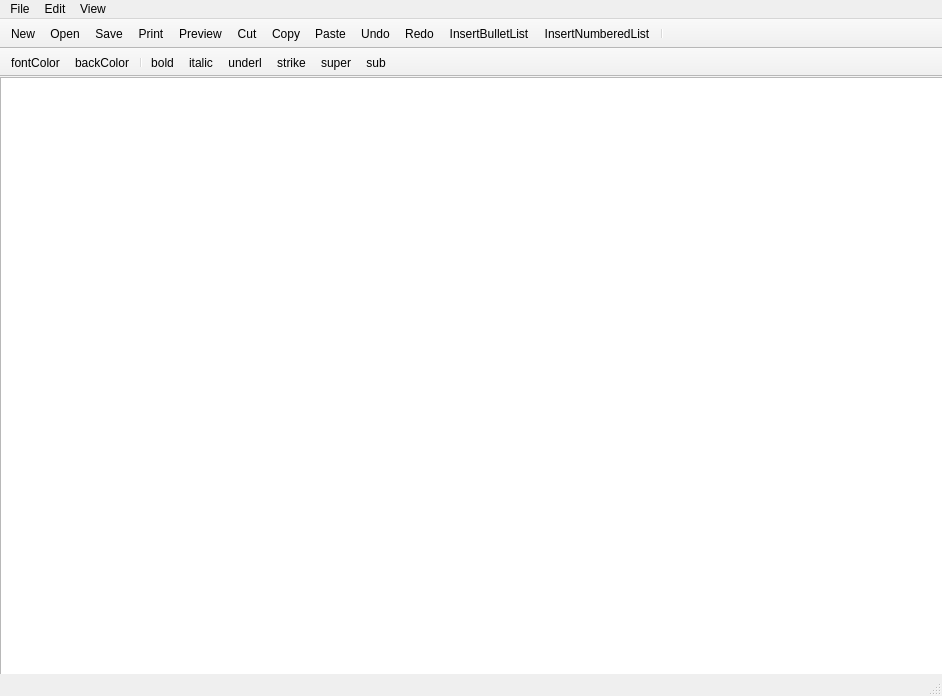
<?xml version="1.0" encoding="UTF-8"?>
<ui version="4.0">
 <class>MainWindow</class>
 <widget class="QMainWindow" name="MainWindow">
  <property name="geometry">
   <rect>
    <x>0</x>
    <y>0</y>
    <width>942</width>
    <height>696</height>
   </rect>
  </property>
  <property name="windowTitle">
   <string>notepad</string>
  </property>
  <property name="windowIcon">
   <iconset>
    <normaloff>icons/icon.png</normaloff>icons/icon.png</iconset>
  </property>
  <property name="iconSize">
   <size>
    <width>60</width>
    <height>60</height>
   </size>
  </property>
  <widget class="QWidget" name="centralwidget">
   <widget class="QTextEdit" name="textEdit">
    <property name="geometry">
     <rect>
      <x>0</x>
      <y>0</y>
      <width>971</width>
      <height>651</height>
     </rect>
    </property>
    <property name="tabStopWidth">
     <number>33</number>
    </property>
   </widget>
  </widget>
  <widget class="QMenuBar" name="menubar">
   <property name="geometry">
    <rect>
     <x>0</x>
     <y>0</y>
     <width>942</width>
     <height>26</height>
    </rect>
   </property>
   <widget class="QMenu" name="menuOpen">
    <property name="title">
     <string>File</string>
    </property>
    <addaction name="actionNew"/>
    <addaction name="actionOpen"/>
    <addaction name="actionSave"/>
    <addaction name="actionPrint"/>
    <addaction name="actionPreview"/>
   </widget>
   <widget class="QMenu" name="menuEdit">
    <property name="title">
     <string>Edit</string>
    </property>
    <addaction name="actionCut"/>
    <addaction name="actionCopy"/>
    <addaction name="actionPaste"/>
    <addaction name="actionUndo"/>
    <addaction name="actionRedo"/>
   </widget>
   <widget class="QMenu" name="menuView">
    <property name="title">
     <string>View</string>
    </property>
   </widget>
   <addaction name="menuOpen"/>
   <addaction name="menuEdit"/>
   <addaction name="menuView"/>
  </widget>
  <widget class="QStatusBar" name="statusbar"/>
  <widget class="QToolBar" name="Options">
   <property name="windowTitle">
    <string>Options</string>
   </property>
   <property name="movable">
    <bool>false</bool>
   </property>
   <property name="floatable">
    <bool>true</bool>
   </property>
   <attribute name="toolBarArea">
    <enum>TopToolBarArea</enum>
   </attribute>
   <attribute name="toolBarBreak">
    <bool>false</bool>
   </attribute>
   <addaction name="actionNew"/>
   <addaction name="actionOpen"/>
   <addaction name="actionSave"/>
   <addaction name="actionPrint"/>
   <addaction name="actionPreview"/>
   <addaction name="actionCut"/>
   <addaction name="actionCopy"/>
   <addaction name="actionPaste"/>
   <addaction name="actionUndo"/>
   <addaction name="actionRedo"/>
   <addaction name="actionInsertBulletList"/>
   <addaction name="actionInsertNumberedList"/>
   <addaction name="separator"/>
  </widget>
  <widget class="QToolBar" name="Format">
   <property name="windowTitle">
    <string>Format</string>
   </property>
   <property name="movable">
    <bool>false</bool>
   </property>
   <attribute name="toolBarArea">
    <enum>TopToolBarArea</enum>
   </attribute>
   <attribute name="toolBarBreak">
    <bool>true</bool>
   </attribute>
   <addaction name="actionFontColor"/>
   <addaction name="actionBackColor"/>
   <addaction name="separator"/>
   <addaction name="actionBold"/>
   <addaction name="actionItalic"/>
   <addaction name="actionUnderl"/>
   <addaction name="actionStrike"/>
   <addaction name="actionSuper"/>
   <addaction name="actionSub"/>
  </widget>
  <action name="actionNew">
   <property name="icon">
    <iconset>
     <normaloff>icons/new.png</normaloff>icons/new.png</iconset>
   </property>
   <property name="text">
    <string>New</string>
   </property>
   <property name="toolTip">
    <string>Create a new document from scratch.</string>
   </property>
   <property name="shortcut">
    <string>Ctrl+N</string>
   </property>
  </action>
  <action name="actionOpen">
   <property name="icon">
    <iconset>
     <normalon>icons/open.png</normalon>
    </iconset>
   </property>
   <property name="text">
    <string>Open</string>
   </property>
   <property name="toolTip">
    <string>Open existing document</string>
   </property>
   <property name="shortcut">
    <string>Ctrl+O</string>
   </property>
  </action>
  <action name="actionSave">
   <property name="icon">
    <iconset>
     <normalon>icons/save.png</normalon>
    </iconset>
   </property>
   <property name="text">
    <string>Save</string>
   </property>
   <property name="toolTip">
    <string>Save document</string>
   </property>
   <property name="shortcut">
    <string>Ctrl+S</string>
   </property>
  </action>
  <action name="actionPrint">
   <property name="icon">
    <iconset>
     <normaloff>icons/print.png</normaloff>icons/print.png</iconset>
   </property>
   <property name="text">
    <string>Print</string>
   </property>
   <property name="toolTip">
    <string>Print document</string>
   </property>
   <property name="shortcut">
    <string>Ctrl+P</string>
   </property>
  </action>
  <action name="actionPreview">
   <property name="icon">
    <iconset>
     <normaloff>icons/preview.png</normaloff>icons/preview.png</iconset>
   </property>
   <property name="text">
    <string>Preview</string>
   </property>
   <property name="toolTip">
    <string>Preview page before printing</string>
   </property>
   <property name="shortcut">
    <string>Ctrl+Shift+P</string>
   </property>
  </action>
  <action name="actionCut">
   <property name="icon">
    <iconset>
     <normaloff>icons/cut.png</normaloff>icons/cut.png</iconset>
   </property>
   <property name="text">
    <string>Cut</string>
   </property>
   <property name="toolTip">
    <string>Delete and copy text to clipboard</string>
   </property>
   <property name="shortcut">
    <string>Ctrl+X</string>
   </property>
  </action>
  <action name="actionCopy">
   <property name="icon">
    <iconset>
     <normalon>icons/copy.png</normalon>
    </iconset>
   </property>
   <property name="text">
    <string>Copy</string>
   </property>
   <property name="toolTip">
    <string>Copy text to clipboard</string>
   </property>
   <property name="shortcut">
    <string>Ctrl+C</string>
   </property>
  </action>
  <action name="actionPaste">
   <property name="icon">
    <iconset>
     <normalon>icons/paste.png</normalon>
    </iconset>
   </property>
   <property name="text">
    <string>Paste</string>
   </property>
   <property name="toolTip">
    <string>Paste text from clipboard</string>
   </property>
   <property name="shortcut">
    <string>Ctrl+V</string>
   </property>
  </action>
  <action name="actionUndo">
   <property name="icon">
    <iconset>
     <normalon>icons/undo.png</normalon>
    </iconset>
   </property>
   <property name="text">
    <string>Undo</string>
   </property>
   <property name="toolTip">
    <string>Undo last action</string>
   </property>
   <property name="shortcut">
    <string>Ctrl+Z</string>
   </property>
  </action>
  <action name="actionRedo">
   <property name="icon">
    <iconset>
     <normalon>icons/redo.png</normalon>
    </iconset>
   </property>
   <property name="text">
    <string>Redo</string>
   </property>
   <property name="toolTip">
    <string>Redo last undone thing</string>
   </property>
   <property name="shortcut">
    <string>Ctrl+Y</string>
   </property>
  </action>
  <action name="actionInsertBulletList">
   <property name="icon">
    <iconset>
     <normalon>icons/bullet.png</normalon>
    </iconset>
   </property>
   <property name="text">
    <string>InsertBulletList</string>
   </property>
   <property name="toolTip">
    <string>Insert bullet list</string>
   </property>
   <property name="shortcut">
    <string>Ctrl+Shift+B</string>
   </property>
  </action>
  <action name="actionInsertNumberedList">
   <property name="icon">
    <iconset>
     <normaloff>icons/number.png</normaloff>icons/number.png</iconset>
   </property>
   <property name="text">
    <string>InsertNumberedList</string>
   </property>
   <property name="toolTip">
    <string>Insert numbered list</string>
   </property>
   <property name="shortcut">
    <string>Ctrl+Shift+L</string>
   </property>
  </action>
  <action name="actionFontColor">
   <property name="icon">
    <iconset>
     <normalon>icons/font-color.png</normalon>
    </iconset>
   </property>
   <property name="text">
    <string>fontColor</string>
   </property>
   <property name="toolTip">
    <string>Change font color</string>
   </property>
  </action>
  <action name="actionBackColor">
   <property name="icon">
    <iconset>
     <normalon>icons/highlight.png</normalon>
    </iconset>
   </property>
   <property name="text">
    <string>backColor</string>
   </property>
   <property name="toolTip">
    <string>Change background color</string>
   </property>
  </action>
  <action name="actionBold">
   <property name="icon">
    <iconset>
     <normalon>icons/bold.png</normalon>
    </iconset>
   </property>
   <property name="text">
    <string>bold</string>
   </property>
   <property name="toolTip">
    <string>Bold</string>
   </property>
   <property name="shortcut">
    <string>Ctrl+B</string>
   </property>
  </action>
  <action name="actionItalic">
   <property name="icon">
    <iconset>
     <normalon>icons/italic.png</normalon>
    </iconset>
   </property>
   <property name="text">
    <string>italic</string>
   </property>
   <property name="toolTip">
    <string>Italic</string>
   </property>
   <property name="shortcut">
    <string>Ctrl+I</string>
   </property>
  </action>
  <action name="actionUnderl">
   <property name="icon">
    <iconset>
     <normalon>icons/underline.png</normalon>
    </iconset>
   </property>
   <property name="text">
    <string>underl</string>
   </property>
   <property name="toolTip">
    <string>Underline</string>
   </property>
  </action>
  <action name="actionStrike">
   <property name="icon">
    <iconset>
     <normalon>icons/strike.png</normalon>
    </iconset>
   </property>
   <property name="text">
    <string>strike</string>
   </property>
   <property name="toolTip">
    <string>Strike-out</string>
   </property>
  </action>
  <action name="actionSuper">
   <property name="icon">
    <iconset>
     <normalon>icons/superscript.png</normalon>
    </iconset>
   </property>
   <property name="text">
    <string>super</string>
   </property>
   <property name="toolTip">
    <string>Superscript</string>
   </property>
  </action>
  <action name="actionSub">
   <property name="icon">
    <iconset>
     <normalon>icons/subscript.png</normalon>
    </iconset>
   </property>
   <property name="text">
    <string>sub</string>
   </property>
   <property name="toolTip">
    <string>Subscript</string>
   </property>
  </action>
 </widget>
 <resources/>
 <connections>
  <connection>
   <sender>actionNew</sender>
   <signal>triggered()</signal>
   <receiver>MainWindow</receiver>
   <slot>newResp()</slot>
   <hints>
    <hint type="sourcelabel">
     <x>-1</x>
     <y>-1</y>
    </hint>
    <hint type="destinationlabel">
     <x>470</x>
     <y>347</y>
    </hint>
   </hints>
  </connection>
  <connection>
   <sender>actionOpen</sender>
   <signal>triggered()</signal>
   <receiver>MainWindow</receiver>
   <slot>openResp()</slot>
   <hints>
    <hint type="sourcelabel">
     <x>-1</x>
     <y>-1</y>
    </hint>
    <hint type="destinationlabel">
     <x>470</x>
     <y>347</y>
    </hint>
   </hints>
  </connection>
  <connection>
   <sender>actionSave</sender>
   <signal>triggered()</signal>
   <receiver>MainWindow</receiver>
   <slot>saveResp()</slot>
   <hints>
    <hint type="sourcelabel">
     <x>-1</x>
     <y>-1</y>
    </hint>
    <hint type="destinationlabel">
     <x>470</x>
     <y>347</y>
    </hint>
   </hints>
  </connection>
  <connection>
   <sender>actionPrint</sender>
   <signal>triggered()</signal>
   <receiver>MainWindow</receiver>
   <slot>printResp()</slot>
   <hints>
    <hint type="sourcelabel">
     <x>-1</x>
     <y>-1</y>
    </hint>
    <hint type="destinationlabel">
     <x>470</x>
     <y>347</y>
    </hint>
   </hints>
  </connection>
  <connection>
   <sender>actionPreview</sender>
   <signal>triggered()</signal>
   <receiver>MainWindow</receiver>
   <slot>previewResp()</slot>
   <hints>
    <hint type="sourcelabel">
     <x>-1</x>
     <y>-1</y>
    </hint>
    <hint type="destinationlabel">
     <x>470</x>
     <y>347</y>
    </hint>
   </hints>
  </connection>
  <connection>
   <sender>actionCut</sender>
   <signal>triggered()</signal>
   <receiver>MainWindow</receiver>
   <slot>cutResp()</slot>
   <hints>
    <hint type="sourcelabel">
     <x>-1</x>
     <y>-1</y>
    </hint>
    <hint type="destinationlabel">
     <x>470</x>
     <y>347</y>
    </hint>
   </hints>
  </connection>
  <connection>
   <sender>actionCopy</sender>
   <signal>triggered()</signal>
   <receiver>MainWindow</receiver>
   <slot>copyResp()</slot>
   <hints>
    <hint type="sourcelabel">
     <x>-1</x>
     <y>-1</y>
    </hint>
    <hint type="destinationlabel">
     <x>470</x>
     <y>347</y>
    </hint>
   </hints>
  </connection>
  <connection>
   <sender>actionPaste</sender>
   <signal>triggered()</signal>
   <receiver>MainWindow</receiver>
   <slot>pasteResp()</slot>
   <hints>
    <hint type="sourcelabel">
     <x>-1</x>
     <y>-1</y>
    </hint>
    <hint type="destinationlabel">
     <x>470</x>
     <y>347</y>
    </hint>
   </hints>
  </connection>
  <connection>
   <sender>actionUndo</sender>
   <signal>triggered()</signal>
   <receiver>MainWindow</receiver>
   <slot>undoResp()</slot>
   <hints>
    <hint type="sourcelabel">
     <x>-1</x>
     <y>-1</y>
    </hint>
    <hint type="destinationlabel">
     <x>470</x>
     <y>347</y>
    </hint>
   </hints>
  </connection>
  <connection>
   <sender>actionRedo</sender>
   <signal>triggered()</signal>
   <receiver>MainWindow</receiver>
   <slot>redoResp()</slot>
   <hints>
    <hint type="sourcelabel">
     <x>-1</x>
     <y>-1</y>
    </hint>
    <hint type="destinationlabel">
     <x>470</x>
     <y>347</y>
    </hint>
   </hints>
  </connection>
  <connection>
   <sender>actionInsertBulletList</sender>
   <signal>triggered()</signal>
   <receiver>MainWindow</receiver>
   <slot>bulletResp()</slot>
   <hints>
    <hint type="sourcelabel">
     <x>-1</x>
     <y>-1</y>
    </hint>
    <hint type="destinationlabel">
     <x>470</x>
     <y>347</y>
    </hint>
   </hints>
  </connection>
  <connection>
   <sender>actionInsertNumberedList</sender>
   <signal>triggered()</signal>
   <receiver>MainWindow</receiver>
   <slot>numberResp()</slot>
   <hints>
    <hint type="sourcelabel">
     <x>-1</x>
     <y>-1</y>
    </hint>
    <hint type="destinationlabel">
     <x>470</x>
     <y>347</y>
    </hint>
   </hints>
  </connection>
  <connection>
   <sender>textEdit</sender>
   <signal>cursorPositionChanged()</signal>
   <receiver>MainWindow</receiver>
   <slot>cursorPositionResp()</slot>
   <hints>
    <hint type="sourcelabel">
     <x>485</x>
     <y>491</y>
    </hint>
    <hint type="destinationlabel">
     <x>470</x>
     <y>347</y>
    </hint>
   </hints>
  </connection>
  <connection>
   <sender>actionFontColor</sender>
   <signal>triggered()</signal>
   <receiver>MainWindow</receiver>
   <slot>fontColorResp()</slot>
   <hints>
    <hint type="sourcelabel">
     <x>-1</x>
     <y>-1</y>
    </hint>
    <hint type="destinationlabel">
     <x>470</x>
     <y>347</y>
    </hint>
   </hints>
  </connection>
  <connection>
   <sender>actionBackColor</sender>
   <signal>triggered()</signal>
   <receiver>MainWindow</receiver>
   <slot>backColorResp()</slot>
   <hints>
    <hint type="sourcelabel">
     <x>-1</x>
     <y>-1</y>
    </hint>
    <hint type="destinationlabel">
     <x>470</x>
     <y>347</y>
    </hint>
   </hints>
  </connection>
  <connection>
   <sender>actionBold</sender>
   <signal>triggered()</signal>
   <receiver>MainWindow</receiver>
   <slot>boldResp()</slot>
   <hints>
    <hint type="sourcelabel">
     <x>-1</x>
     <y>-1</y>
    </hint>
    <hint type="destinationlabel">
     <x>470</x>
     <y>347</y>
    </hint>
   </hints>
  </connection>
  <connection>
   <sender>actionItalic</sender>
   <signal>triggered()</signal>
   <receiver>MainWindow</receiver>
   <slot>italicResp()</slot>
   <hints>
    <hint type="sourcelabel">
     <x>-1</x>
     <y>-1</y>
    </hint>
    <hint type="destinationlabel">
     <x>470</x>
     <y>347</y>
    </hint>
   </hints>
  </connection>
  <connection>
   <sender>actionUnderl</sender>
   <signal>triggered()</signal>
   <receiver>MainWindow</receiver>
   <slot>underlResp()</slot>
   <hints>
    <hint type="sourcelabel">
     <x>-1</x>
     <y>-1</y>
    </hint>
    <hint type="destinationlabel">
     <x>470</x>
     <y>347</y>
    </hint>
   </hints>
  </connection>
  <connection>
   <sender>actionStrike</sender>
   <signal>triggered()</signal>
   <receiver>MainWindow</receiver>
   <slot>strikeResp()</slot>
   <hints>
    <hint type="sourcelabel">
     <x>-1</x>
     <y>-1</y>
    </hint>
    <hint type="destinationlabel">
     <x>470</x>
     <y>347</y>
    </hint>
   </hints>
  </connection>
  <connection>
   <sender>actionSuper</sender>
   <signal>triggered()</signal>
   <receiver>MainWindow</receiver>
   <slot>superResp()</slot>
   <hints>
    <hint type="sourcelabel">
     <x>-1</x>
     <y>-1</y>
    </hint>
    <hint type="destinationlabel">
     <x>470</x>
     <y>347</y>
    </hint>
   </hints>
  </connection>
  <connection>
   <sender>actionSub</sender>
   <signal>triggered()</signal>
   <receiver>MainWindow</receiver>
   <slot>subResp()</slot>
   <hints>
    <hint type="sourcelabel">
     <x>-1</x>
     <y>-1</y>
    </hint>
    <hint type="destinationlabel">
     <x>470</x>
     <y>347</y>
    </hint>
   </hints>
  </connection>
 </connections>
 <slots>
  <slot>newResp()</slot>
  <slot>openResp()</slot>
  <slot>saveResp()</slot>
  <slot>printResp()</slot>
  <slot>previewResp()</slot>
  <slot>cutResp()</slot>
  <slot>copyResp()</slot>
  <slot>pasteResp()</slot>
  <slot>undoResp()</slot>
  <slot>redoResp()</slot>
  <slot>bulletResp()</slot>
  <slot>numberResp()</slot>
  <slot>cursorPositionResp()</slot>
  <slot>fontResp()</slot>
  <slot>fontSizeResp()</slot>
  <slot>fontColorResp()</slot>
  <slot>backColorResp()</slot>
  <slot>boldResp()</slot>
  <slot>italicResp()</slot>
  <slot>underlResp()</slot>
  <slot>strikeResp()</slot>
  <slot>superResp()</slot>
  <slot>subResp()</slot>
 </slots>
</ui>
